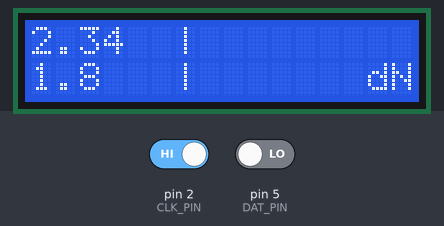
The sketch below on a simulated Arduino Pro Mini, built with avr-gcc and run on an emulated ATmega328P. Shown: 16×2 character LCD. Inputs (shaded band) come from the test bench; at power-on: pin 2 (CLK_PIN) HIGH, pin 5 (DAT_PIN) LOW.

Above: at 1.8 s.
1.9 s: pin 2 (CLK_PIN) driven LOW
At 2.9 s:
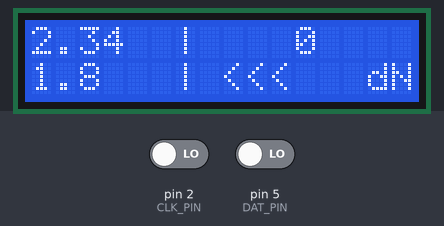
Timing chart, 0 to 4.9 s (numbered marks = the images above; inputs shaded):
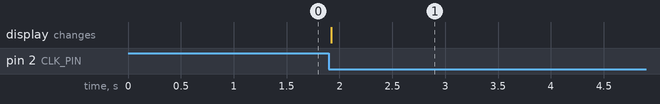

Measured:
- after the input at 1.9 s, the display: changes at once (image 1)

The sketch:

uptight.ino
```cpp
// (licence header left out)
#include <Wire.h>
#include <LiquidCrystal_I2C.h>      // That's the YWROBOT Library 1.1 "LiquidCrystal_I2C2004V1"
#include "spoke_defines_234x18x20.h" // Change this to a pertinent spoke definition file

//===============================================================================================
#define  CLK_PIN    2       // DRO clock line (amplified) on pin D2 (INT0)
#define  DAT_PIN    5       // DRO data line (amplified) on pin D5
#define  MAXJUMP    50      // Value must accomodate changing, legitimate measurements @ 3Hz
#define  NUMSAMPL   4       // Number of raw sample readings to average (select a power of 2)
#define  BIN_DIV    2       // Number of samples expressed as number of bit-shifts for division
#define  NUDGER     7       // Small value to "nudge" the output in line with "true" displacement
//===============================================================================================

LiquidCrystal_I2C  lcd(0x27, 16, 2);    // Set the LCD address to 0x27 for a 16 chars 2 line display

volatile uint8_t    gogo        = 0;    // Flag signalling a new complete mesurement data sample
        uint16_t    value       = 0;    // Input packet accumulator variable
volatile int16_t    final_value = 0;    // Ditto when ready for primary output

        uint16_t    bits_so_far, prev_value = 0;
        uint16_t    corr_value  = 0;    // The corrected value for estimated tension (dN)
        uint16_t    tweaked_val = 0 ;   // Tweak to resemble device display's "true" displacement val
        uint8_t     skipped     = 0;    // Flag (for glitch filter tracking)
        uint32_t    latest_interrupt = 0;
        uint16_t    buffer[NUMSAMPL];   // the circular buffer with samples from the DRO
        uint8_t     buf_index   = 0;    // the index of the current sample
        uint16_t    total       = 0;    // the running total
        uint16_t    average     = 0;    // the running average


void setup()
{
    pinMode(CLK_PIN, INPUT);                    // DRO clock signal => D2 (INT0)
    pinMode(DAT_PIN, INPUT);                    // DRO data signal  => D5

    lcd.init(); lcd.init();                     // Init LCD twice...
    lcd.backlight();                            // Turn on the light
    lcd.setCursor(0,0);   lcd.print(ELBOW);     // Display spoke dimension @ elbow (head, neck)
    lcd.setCursor(6,0);   lcd.print("|");
    lcd.setCursor(0,1);   lcd.print(TRUNK);     // Display spoke dimension @ trunk (mid-section)
    lcd.setCursor(6,1);   lcd.print("|");
    lcd.setCursor(13,1);  lcd.print(" dN");     // Using decanewtons because "kg-force" is so corny

    delay(500);

    attachInterrupt(0, cccClk, FALLING);        // Interrupt #0 maps to pin D2

    for (uint8_t i = 0; i < NUMSAMPL; i++) {    // Initialize all the buffer array values to 0
        buffer[i] = 0;
    }
}


void loop()
{
    if (gogo){                                  // A new DRO packet has been flagged already!
        filters();                              // Weeding out any flagrant glitches first

        prev_value = final_value;               // Prepare next-round filter

        tweaked_val = schmoozer(final_value);   // Smooth it and tweak it
        corr_value = mapIt(tweaked_val);        // Get corrected value signifying spoke's tension

        lcd.setCursor(7, 0);        lcd.print("        ");  // Clearing eight spaces
        int cp = alignCursor(tweaked_val);
        lcd.setCursor(8 + cp, 0);   lcd.print(tweaked_val); // Right-aligning 0-999
        lcd.setCursor(7, 1);        lcd.print("       ");
        if (corr_value < 45 || corr_value > 1000){          // Value is off the scale on low side ...
            lcd.setCursor(8, 1);    lcd.print("<<<  ");     // ... and possibly "rolled-under"
        }
        else if (corr_value > 145){                         // Value is off the scale on high side
            lcd.setCursor(8, 1);    lcd.print("  >>>");
        }
        else {
            cp = alignCursor(corr_value);
            lcd.setCursor(8 + cp, 1); lcd.print(corr_value);
        }

        final_value = 0;                        // Tidy up again
        gogo = 0;                               // Here we gogo... not
    }
}

/// //////////////////////////////////////////////////////////////////////////////////////////////

void filters(void) {

    int16_t nextStep = 0;

    if(final_value > 3200) {                     // Implicating a general rollover (negative) value
        final_value = 0;                         // Simply hide negative values for now
    }
    nextStep = int16_t(final_value - prev_value);// Value volatility check

    if((!skipped) && (abs(nextStep) > MAXJUMP)){ // Previous packet's value was deemed legit, but not this.
        skipped = 1;                             // Note-to-ourselves: Skipped the received value this time
        final_value = prev_value;                // Substitute latest known-good value
    }
    else {              // If we have come down here we should have checked the obvious glitches, ...
        skipped = 0;    // ... and can accept the latest proposed value by clearing the skipped-flag
    }
}


uint16_t schmoozer(uint16_t inpt) {

    total = total - buffer[buf_index];  // Subtract the last reading from total
    buffer[buf_index] = inpt;           // Insert latest input value into buffer
    total = total + buffer[buf_index];  // Add it to the total
    buf_index = buf_index + 1;          // Advance to the next position in the buffer array

    if (buf_index >= NUMSAMPL){         // If we're at the end of the array...
        buf_index = 0;                  // ...wrap around to the beginning
    }
    average = (uint16_t)total >> BIN_DIV; // Calculate new average. Divide by right-shifting

    if(average < 100){
        return average;                 // Just so we can display a correct zero point at rest
    }
    else {
        return average - NUDGER;        // To better resemble the "official" displacement
    }
}


uint16_t mapIt(uint16_t y) {            // Translate deflection value y to calibrated tension value x

    uint16_t x = (y - Y_OFFSET) * GRADE;
    return x;
}


int16_t alignCursor(uint16_t val) {     // For right-aligning the LCD display figures

    if     (val < 10) return 3;
    else if(val < 100) return 2;
    else if(val < 1000) return 1;
    else return 0;
}


void cccClk(void) {       // This ISR marches to the beat of the "Cheap Chinese Calipers" clock!

    uint8_t data = 0;                   // First things first: Grab the present data bit
    if(PIND & B00100000){ data = 1;}    // Mask port D bit 5 (pin D5): Is it True yet? ...
                                        // ... If it isn't: "Move on! Nothing-to-see-here"
    uint32_t now = millis();            // Time-stamp

    if((now - latest_interrupt) > 5){   // This should be sufficient to distinguish arrival of a new packet
        final_value = value;            // Hand off pending measurement data to the main loop
        gogo = 1;                       // Come-and-get-it!
        value = 0;                      // Purge all them old bits in preparation for a new packet
        bits_so_far = 0;                // Reset tick-tock counter (it will increment instantly anyway)
    }
    else {
        if (bits_so_far > 25 && bits_so_far < 42 ){ // Want the first 16 of the last 24 reversed order bits
            if (data == 0){          // if DAT_PIN is LOW we record a HIGH (for an immediate inversion) ...
                value |= 0x8000;     // ... by setting the most significant bit ...
            }
        value = value >> 1;          // ... and right-shifting each pass, reversing bit order to MSB-first.
        }
    }
    bits_so_far++;
    latest_interrupt = now;          // latest it may be... but probably not the last!
}
```

spoke_defines_234x18x20.h
```cpp
/**
 * Definition file for this spoke type: DT Alpine III
 * ------------------------------------ =============
 *
 * Dimension:   Triple butted 2.34 x 1.8 x 2.0
 *
 * Length:      Approx. 300
 *
 ***************************************************************************************** */


#define  ELBOW              "2.34"  // Two of the spoke's critical gauges are displayed for reference
#define  TRUNK              "1.8"   // (Threaded end is assumed to be 2.0 mm)
#define  Y_OFFSET           649     // Results from calibration graph fitting formula
//#define  GRADE              118     // (1.18) Using a percentage ratio like this avoids floats
#define  GRADE              0.848  // Reciprocal of angle ratio of fitting x/y graph (i.e. 1/1.18)
```
